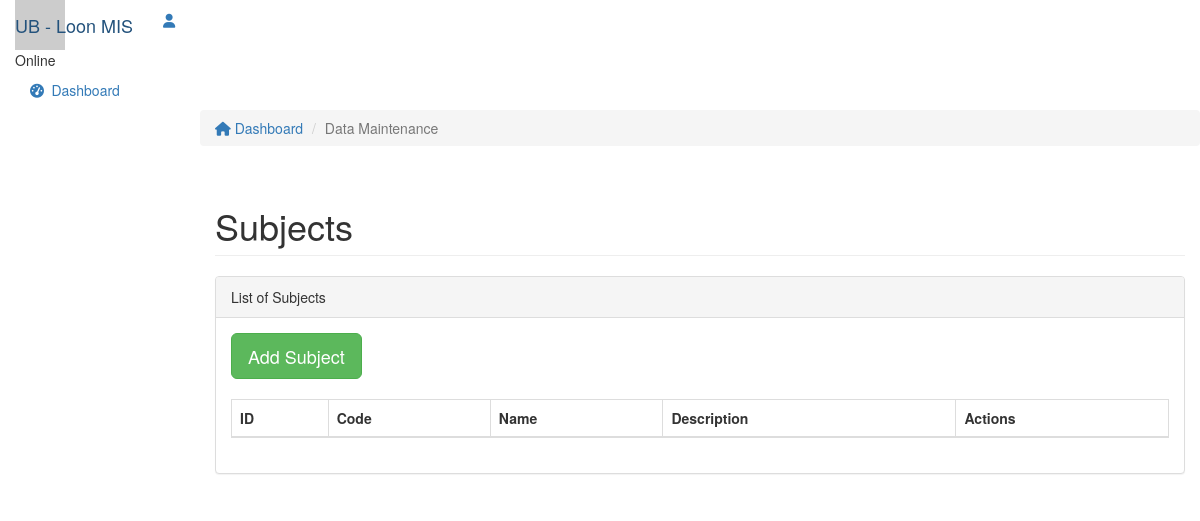
Before: /index.php/subject with the older database file.
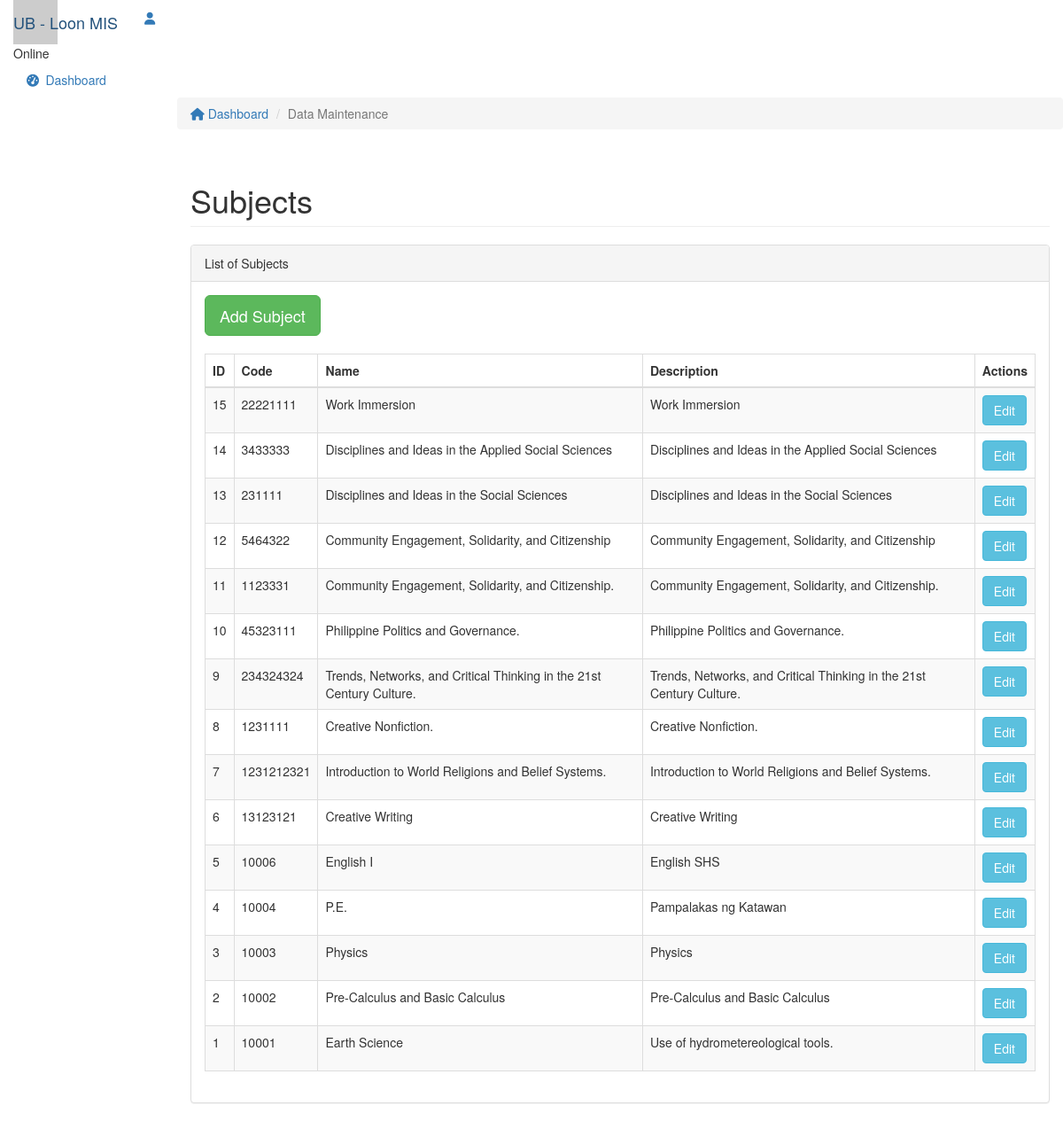
After: the same page with the newer database file.
### tables this page shows
CREATE TABLE `subjects` (
  `id` int(11) NOT NULL,
  `code` varchar(100) NOT NULL,
  `name` varchar(100) NOT NULL,
  `description` varchar(100) NOT NULL
);

### application/views/layouts/main.php (called while the page is built, shortened)
<?php
$this->load->view('parts/header');
$this->load->view($_view);
?>

### application/controllers/Subject.php (called while the page is built, shortened)
<?php
class Subject extends CI_Controller{
    function __construct()
    {
        $this->load->model('Subject_model');
    }
    function index()
    {
        $data['subjects'] = $this->Subject_model->get_all_subjects();
        $data['page_title'] = 'Subjects';
        $data['_view'] = 'subject/index';
        $this->load->view('layouts/main',$data);
    }
}

### index.php (called while the page is built, shortened)
<?php
require_once BASEPATH.'core/CodeIgniter.php';

### application/models/Subject_model.php (called while the page is built, shortened)
<?php
class Subject_model extends CI_Model
{
    function get_all_subjects()
    {
        $this->db->order_by('id', 'desc');
        return $this->db->get('subjects')->result_array();
    }
}

### application/views/subject/index.php (the view, shortened to what this page needs)
<div class="col-sm-9 col-sm-offset-3 col-lg-10 col-lg-offset-2 main">
		<div class="row">
			<ol class="breadcrumb">
				<li><a href="#">
					<em class="fa fa-home"></em> Dashboard
				</a></li>
				<li class="active">Data Maintenance</li>
			</ol>
		</div>
		<div class="row">
			<div class="col-lg-12">
				<h1 class="page-header">Subjects</h1>
			</div>
		</div>
		<div class="row">
			<div class="col-lg-12">
				<div class="panel panel-default">
					<div class="panel-heading">List of Subjects</div>
					<div class="panel-body">
						<div class="table-responsive">
							<div>
								<a href="<?php echo site_url('subject/add'); ?>" class="btn btn-success btn-lg">Add Subject</a>
							</div>
							<br>
								<table class="table table-striped table-bordered table-subject-list">
									<thead>
									    <tr>
											<th>ID</th>
											<th>Code</th>
											<th>Name</th>
											<th>Description</th>
											<th>Actions</th>
									    </tr>
									</thead>
									<tbody>
										<?php foreach($subjects as $s){ ?>
									    <tr>
											<td><?php echo $s['id']; ?></td>
											<td><?php echo $s['code']; ?></td>
											<td><?php echo $s['name']; ?></td>
											<td><?php echo $s['description']; ?></td>
											<td>
									            <a href="<?php echo site_url('subject/edit/'.$s['id']); ?>" class="btn btn-info btn-md">Edit</a>
									        </td>
									    </tr>
										<?php } ?>
										</tbody>
									</table>
							</div>
						</div>
					</div>
				</div>
			</div>
	</div>

### application/views/parts/header.php (shortened to what this page needs)
<!DOCTYPE html>
<html>
<head>
	<link href="<?php echo base_url('lumino/css/bootstrap.min.css');?>" rel="stylesheet">
	<link href="<?php echo base_url('lumino/css/font-awesome.min.css');?>" rel="stylesheet">
	<link href="<?php echo base_url('lumino/css/datepicker3.css');?>" rel="stylesheet">
	<link href="<?php echo base_url('lumino/css/styles.css');?>" rel="stylesheet">
	<link href="<?php echo base_url('lumino/css/styles.css');?>" rel="stylesheet">
	<link href="<?php echo base_url('datatables/css/dataTables.bootstrap.min.css');?>" rel="stylesheet">
	<link href="<?php echo base_url('bsselect/bootstrap-select.min.css');?>" rel="stylesheet">
</head>
<body>
	<nav class="navbar navbar-custom navbar-fixed-top" role="navigation">
		<div class="container-fluid">
			<div class="navbar-header">
				<a class="navbar-brand" href="#"><span>UB - </span>Loon MIS</a>
				 	<ul class="nav navbar-top-links navbar-right">
					<li class="dropdown"><a class="dropdown-toggle count-info" data-toggle="dropdown" href="#">
						<em class="fa fa-user"></em>
					</a>
					</li>
				</ul>
			</div>
		</div>
	</nav>
	<div id="sidebar-collapse" class="col-sm-3 col-lg-2 sidebar">
		<div class="profile-sidebar">
			<div class="profile-userpic">
				<img src="http://placehold.it/50/30a5ff/fff" class="img-responsive" alt="">
			</div>
			<div class="profile-usertitle">
				<div class="profile-usertitle-status"><span class="indicator label-success"></span>Online</div>
			</div>
		</div>
		<ul class="nav menu">
			<li><a href=""><em class="fa fa-dashboard">&nbsp;</em> Dashboard</a></li>
		</ul>
	</div>
	</body>
</html>

Changed rows visible on the page:
added subjects: id "15", code "22221111", name "Work Immersion", description "Work Immersion"
added subjects: id "14", code "3433333", name "Disciplines and Ideas in the Applied Social Sciences", description "Disciplines and Ideas in the Applied Social Sciences"
added subjects: id "13", code "231111", name "Disciplines and Ideas in the Social Sciences", description "Disciplines and Ideas in the Social Sciences"
added subjects: id "12", code "5464322", name "Community Engagement, Solidarity, and Citizenship", description "Community Engagement, Solidarity, and Citizenship"
added subjects: id "11", code "1123331", name "Community Engagement, Solidarity, and Citizenship.", description "Community Engagement, Solidarity, and Citizenship."
added subjects: id "10", code "45323111", name "Philippine Politics and Governance.", description "Philippine Politics and Governance."
added subjects: id "9", code "234324324", name "Trends, Networks, and Critical Thinking in the 21st Century Culture.", description "Trends, Networks, and Critical Thinking in the 21st Century Culture."
added subjects: id "8", code "1231111", name "Creative Nonfiction.", description "Creative Nonfiction."
added subjects: id "7", code "1231212321", name "Introduction to World Religions and Belief Systems.", description "Introduction to World Religions and Belief Systems."
added subjects: id "6", code "13123121", name "Creative Writing", description "Creative Writing"
added subjects: id "5", code "10006", name "English I", description "English SHS"
added subjects: id "4", code "10004", name "P.E.", description "Pampalakas ng Katawan"
added subjects: id "3", code "10003", name "Physics", description "Physics"
added subjects: id "2", code "10002", name "Pre-Calculus and Basic Calculus", description "Pre-Calculus and Basic Calculus"
added subjects: id "1", code "10001", name "Earth Science", description "Use of hydrometereological tools."
